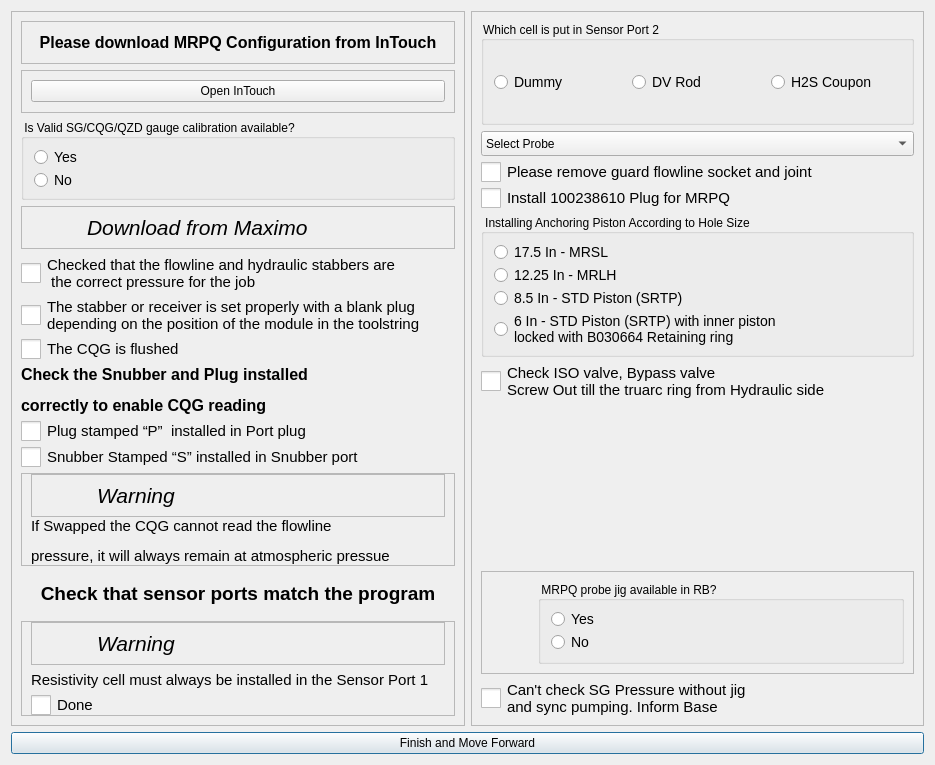
<?xml version="1.0" encoding="UTF-8"?>
<ui version="4.0">
 <class>Dialog</class>
 <widget class="QDialog" name="Dialog">
  <property name="geometry">
   <rect>
    <x>0</x>
    <y>0</y>
    <width>935</width>
    <height>765</height>
   </rect>
  </property>
  <property name="windowTitle">
   <string>Dialog</string>
  </property>
  <layout class="QGridLayout" name="gridLayout">
   <item row="1" column="0" colspan="2">
    <widget class="QPushButton" name="pushButton">
     <property name="text">
      <string>Finish and Move Forward</string>
     </property>
    </widget>
   </item>
   <item row="0" column="0">
    <widget class="QFrame" name="frame">
     <property name="frameShape">
      <enum>QFrame::Shape::StyledPanel</enum>
     </property>
     <property name="frameShadow">
      <enum>QFrame::Shadow::Raised</enum>
     </property>
     <layout class="QVBoxLayout" name="verticalLayout_2">
      <item>
       <widget class="QFrame" name="frame_2">
        <property name="frameShape">
         <enum>QFrame::Shape::StyledPanel</enum>
        </property>
        <property name="frameShadow">
         <enum>QFrame::Shadow::Raised</enum>
        </property>
        <layout class="QVBoxLayout" name="verticalLayout_4">
         <item>
          <widget class="QLabel" name="label_2">
           <property name="text">
            <string>&lt;html&gt;&lt;head/&gt;&lt;body&gt;&lt;p align=&quot;center&quot;&gt;&lt;span style=&quot; font-size:12pt; font-weight:700;&quot;&gt;Please download MRPQ Configuration from InTouch&lt;/span&gt;&lt;/p&gt;&lt;/body&gt;&lt;/html&gt;</string>
           </property>
          </widget>
         </item>
        </layout>
       </widget>
      </item>
      <item>
       <widget class="QFrame" name="frame_5">
        <property name="frameShape">
         <enum>QFrame::Shape::StyledPanel</enum>
        </property>
        <property name="frameShadow">
         <enum>QFrame::Shadow::Raised</enum>
        </property>
        <layout class="QVBoxLayout" name="verticalLayout_3">
         <item>
          <widget class="QPushButton" name="pushButton_2">
           <property name="text">
            <string>Open InTouch</string>
           </property>
          </widget>
         </item>
        </layout>
       </widget>
      </item>
      <item>
       <widget class="QGroupBox" name="groupBox_1">
        <property name="minimumSize">
         <size>
          <width>280</width>
          <height>0</height>
         </size>
        </property>
        <property name="styleSheet">
         <string notr="true">QGroupBox::title {
    font-size: 16px;
}
</string>
        </property>
        <property name="title">
         <string>Is Valid SG/CQG/QZD gauge calibration available?</string>
        </property>
        <property name="checkable">
         <bool>false</bool>
        </property>
        <property name="checked">
         <bool>false</bool>
        </property>
        <layout class="QVBoxLayout" name="verticalLayout_11">
         <item>
          <widget class="QRadioButton" name="radioButton_1">
           <property name="styleSheet">
            <string notr="true">QRadioButton{
    font-size: 14px; /* Larger text */
}
QRadioButton::indicator {
    width: 15px; /* Larger checkbox square */
    height: 15px; /* Larger checkbox square */
}</string>
           </property>
           <property name="text">
            <string>Yes</string>
           </property>
          </widget>
         </item>
         <item>
          <widget class="QRadioButton" name="radioButton_2">
           <property name="styleSheet">
            <string notr="true">QRadioButton{
    font-size: 14px; /* Larger text */
}
QRadioButton::indicator {
    width: 15px; /* Larger checkbox square */
    height: 15px; /* Larger checkbox square */
}</string>
           </property>
           <property name="text">
            <string>No</string>
           </property>
          </widget>
         </item>
        </layout>
       </widget>
      </item>
      <item>
       <widget class="QFrame" name="frame_12">
        <property name="frameShape">
         <enum>QFrame::Shape::StyledPanel</enum>
        </property>
        <property name="frameShadow">
         <enum>QFrame::Shadow::Raised</enum>
        </property>
        <layout class="QHBoxLayout" name="horizontalLayout_7">
         <property name="spacing">
          <number>15</number>
         </property>
         <property name="topMargin">
          <number>0</number>
         </property>
         <property name="bottomMargin">
          <number>0</number>
         </property>
         <item>
          <widget class="QLabel" name="label_12">
           <property name="minimumSize">
            <size>
             <width>41</width>
             <height>41</height>
            </size>
           </property>
           <property name="maximumSize">
            <size>
             <width>41</width>
             <height>41</height>
            </size>
           </property>
           <property name="text">
            <string/>
           </property>
           <property name="pixmap">
            <pixmap resource="../../Images.qrc">:/Icons/Icons/risk-icon.png</pixmap>
           </property>
           <property name="scaledContents">
            <bool>true</bool>
           </property>
          </widget>
         </item>
         <item>
          <widget class="QLabel" name="label_13">
           <property name="text">
            <string>&lt;html&gt;&lt;head/&gt;&lt;body&gt;&lt;p&gt;&lt;span style=&quot; font-size:16pt; font-style:italic;&quot;&gt;Download from Maximo&lt;/span&gt;&lt;/p&gt;&lt;/body&gt;&lt;/html&gt;</string>
           </property>
          </widget>
         </item>
        </layout>
       </widget>
      </item>
      <item>
       <widget class="QCheckBox" name="checkBox_1">
        <property name="enabled">
         <bool>true</bool>
        </property>
        <property name="styleSheet">
         <string notr="true">QCheckBox {
    font-size: 15px; /* Larger text */
}
QCheckBox::indicator {
    width: 20px; /* Larger checkbox square */
    height: 20px; /* Larger checkbox square */
}</string>
        </property>
        <property name="text">
         <string>Checked that the flowline and hydraulic stabbers are 
 the correct pressure for the job</string>
        </property>
       </widget>
      </item>
      <item>
       <widget class="QCheckBox" name="checkBox_2">
        <property name="enabled">
         <bool>true</bool>
        </property>
        <property name="styleSheet">
         <string notr="true">QCheckBox {
    font-size: 15px; /* Larger text */
}
QCheckBox::indicator {
    width: 20px; /* Larger checkbox square */
    height: 20px; /* Larger checkbox square */
}</string>
        </property>
        <property name="text">
         <string>The stabber or receiver is set properly with a blank plug
depending on the position of the module in the toolstring</string>
        </property>
       </widget>
      </item>
      <item>
       <widget class="QCheckBox" name="checkBox_3">
        <property name="enabled">
         <bool>true</bool>
        </property>
        <property name="styleSheet">
         <string notr="true">QCheckBox {
    font-size: 15px; /* Larger text */
}
QCheckBox::indicator {
    width: 20px; /* Larger checkbox square */
    height: 20px; /* Larger checkbox square */
}</string>
        </property>
        <property name="text">
         <string>The CQG is flushed</string>
        </property>
       </widget>
      </item>
      <item>
       <widget class="QLabel" name="label_3">
        <property name="text">
         <string>&lt;html&gt;&lt;head/&gt;&lt;body&gt;&lt;p&gt;&lt;span style=&quot; font-size:12pt; font-weight:700;&quot;&gt;Check the Snubber and Plug installed &lt;/span&gt;&lt;/p&gt;&lt;p&gt;&lt;span style=&quot; font-size:12pt; font-weight:700;&quot;&gt;correctly to enable CQG reading&lt;/span&gt;&lt;/p&gt;&lt;/body&gt;&lt;/html&gt;</string>
        </property>
       </widget>
      </item>
      <item>
       <widget class="QCheckBox" name="checkBox_4">
        <property name="enabled">
         <bool>true</bool>
        </property>
        <property name="styleSheet">
         <string notr="true">QCheckBox {
    font-size: 15px; /* Larger text */
}
QCheckBox::indicator {
    width: 20px; /* Larger checkbox square */
    height: 20px; /* Larger checkbox square */
}</string>
        </property>
        <property name="text">
         <string>Plug stamped “P”  installed in Port plug</string>
        </property>
       </widget>
      </item>
      <item>
       <widget class="QCheckBox" name="checkBox_5">
        <property name="enabled">
         <bool>true</bool>
        </property>
        <property name="styleSheet">
         <string notr="true">QCheckBox {
    font-size: 15px; /* Larger text */
}
QCheckBox::indicator {
    width: 20px; /* Larger checkbox square */
    height: 20px; /* Larger checkbox square */
}</string>
        </property>
        <property name="text">
         <string>Snubber Stamped “S” installed in Snubber port</string>
        </property>
       </widget>
      </item>
      <item>
       <widget class="QFrame" name="frame_3">
        <property name="frameShape">
         <enum>QFrame::Shape::StyledPanel</enum>
        </property>
        <property name="frameShadow">
         <enum>QFrame::Shadow::Raised</enum>
        </property>
        <layout class="QVBoxLayout" name="verticalLayout" stretch="0,0">
         <property name="spacing">
          <number>0</number>
         </property>
         <property name="topMargin">
          <number>0</number>
         </property>
         <property name="bottomMargin">
          <number>0</number>
         </property>
         <item>
          <widget class="QFrame" name="frame_6">
           <property name="frameShape">
            <enum>QFrame::Shape::StyledPanel</enum>
           </property>
           <property name="frameShadow">
            <enum>QFrame::Shadow::Raised</enum>
           </property>
           <layout class="QHBoxLayout" name="horizontalLayout_4">
            <property name="spacing">
             <number>15</number>
            </property>
            <property name="topMargin">
             <number>0</number>
            </property>
            <property name="bottomMargin">
             <number>0</number>
            </property>
            <item>
             <widget class="QLabel" name="label_4">
              <property name="minimumSize">
               <size>
                <width>41</width>
                <height>41</height>
               </size>
              </property>
              <property name="maximumSize">
               <size>
                <width>41</width>
                <height>41</height>
               </size>
              </property>
              <property name="text">
               <string/>
              </property>
              <property name="pixmap">
               <pixmap resource="../../Images.qrc">:/Icons/Icons/risk-icon.png</pixmap>
              </property>
              <property name="scaledContents">
               <bool>true</bool>
              </property>
             </widget>
            </item>
            <item>
             <widget class="QLabel" name="label_5">
              <property name="text">
               <string>&lt;html&gt;&lt;head/&gt;&lt;body&gt;&lt;p&gt;&lt;span style=&quot; font-size:16pt; font-style:italic;&quot;&gt;Warning&lt;/span&gt;&lt;/p&gt;&lt;/body&gt;&lt;/html&gt;</string>
              </property>
             </widget>
            </item>
           </layout>
          </widget>
         </item>
         <item>
          <widget class="QLabel" name="label">
           <property name="text">
            <string>&lt;html&gt;&lt;head/&gt;&lt;body&gt;&lt;p&gt;&lt;span style=&quot; font-size:11pt;&quot;&gt;If Swapped the CQG cannot read the flowline &lt;/span&gt;&lt;/p&gt;&lt;p&gt;&lt;span style=&quot; font-size:11pt;&quot;&gt;pressure, it will always remain at atmospheric pressue&lt;/span&gt;&lt;/p&gt;&lt;/body&gt;&lt;/html&gt;</string>
           </property>
          </widget>
         </item>
        </layout>
       </widget>
      </item>
      <item>
       <widget class="QLabel" name="label_6">
        <property name="text">
         <string>&lt;html&gt;&lt;head/&gt;&lt;body&gt;&lt;p align=&quot;center&quot;&gt;&lt;span style=&quot; font-size:14pt; font-weight:700;&quot;&gt;Check that sensor ports match the program&lt;/span&gt;&lt;/p&gt;&lt;/body&gt;&lt;/html&gt;</string>
        </property>
       </widget>
      </item>
      <item>
       <widget class="QFrame" name="frame_4">
        <property name="frameShape">
         <enum>QFrame::Shape::StyledPanel</enum>
        </property>
        <property name="frameShadow">
         <enum>QFrame::Shadow::Raised</enum>
        </property>
        <layout class="QVBoxLayout" name="verticalLayout_5" stretch="0,0,0">
         <property name="spacing">
          <number>6</number>
         </property>
         <property name="topMargin">
          <number>0</number>
         </property>
         <property name="bottomMargin">
          <number>0</number>
         </property>
         <item>
          <widget class="QFrame" name="frame_7">
           <property name="frameShape">
            <enum>QFrame::Shape::StyledPanel</enum>
           </property>
           <property name="frameShadow">
            <enum>QFrame::Shadow::Raised</enum>
           </property>
           <layout class="QHBoxLayout" name="horizontalLayout_5">
            <property name="spacing">
             <number>15</number>
            </property>
            <property name="topMargin">
             <number>0</number>
            </property>
            <property name="bottomMargin">
             <number>0</number>
            </property>
            <item>
             <widget class="QLabel" name="label_7">
              <property name="minimumSize">
               <size>
                <width>41</width>
                <height>41</height>
               </size>
              </property>
              <property name="maximumSize">
               <size>
                <width>41</width>
                <height>41</height>
               </size>
              </property>
              <property name="text">
               <string/>
              </property>
              <property name="pixmap">
               <pixmap resource="../../Images.qrc">:/Icons/Icons/risk-icon.png</pixmap>
              </property>
              <property name="scaledContents">
               <bool>true</bool>
              </property>
             </widget>
            </item>
            <item>
             <widget class="QLabel" name="label_8">
              <property name="text">
               <string>&lt;html&gt;&lt;head/&gt;&lt;body&gt;&lt;p&gt;&lt;span style=&quot; font-size:16pt; font-style:italic;&quot;&gt;Warning&lt;/span&gt;&lt;/p&gt;&lt;/body&gt;&lt;/html&gt;</string>
              </property>
             </widget>
            </item>
           </layout>
          </widget>
         </item>
         <item>
          <widget class="QLabel" name="label_9">
           <property name="text">
            <string>&lt;html&gt;&lt;head/&gt;&lt;body&gt;&lt;p&gt;&lt;span style=&quot; font-size:11pt;&quot;&gt;Resistivity cell must always be installed in the Sensor Port 1&lt;/span&gt;&lt;/p&gt;&lt;/body&gt;&lt;/html&gt;</string>
           </property>
          </widget>
         </item>
         <item>
          <widget class="QCheckBox" name="checkBox_6">
           <property name="enabled">
            <bool>true</bool>
           </property>
           <property name="styleSheet">
            <string notr="true">QCheckBox {
    font-size: 15px; /* Larger text */
}
QCheckBox::indicator {
    width: 20px; /* Larger checkbox square */
    height: 20px; /* Larger checkbox square */
}</string>
           </property>
           <property name="text">
            <string>Done</string>
           </property>
          </widget>
         </item>
        </layout>
       </widget>
      </item>
     </layout>
    </widget>
   </item>
   <item row="0" column="1">
    <widget class="QFrame" name="frame_8">
     <property name="frameShape">
      <enum>QFrame::Shape::StyledPanel</enum>
     </property>
     <property name="frameShadow">
      <enum>QFrame::Shadow::Raised</enum>
     </property>
     <layout class="QVBoxLayout" name="verticalLayout_6">
      <item>
       <widget class="QGroupBox" name="groupBox_2">
        <property name="minimumSize">
         <size>
          <width>280</width>
          <height>0</height>
         </size>
        </property>
        <property name="styleSheet">
         <string notr="true">QGroupBox::title {
    font-size: 16px;
}
</string>
        </property>
        <property name="title">
         <string>Which cell is put in Sensor Port 2</string>
        </property>
        <property name="checkable">
         <bool>false</bool>
        </property>
        <property name="checked">
         <bool>false</bool>
        </property>
        <layout class="QHBoxLayout" name="horizontalLayout_2">
         <item>
          <widget class="QRadioButton" name="radioButton_3">
           <property name="styleSheet">
            <string notr="true">QRadioButton{
    font-size: 14px; /* Larger text */
}
QRadioButton::indicator {
    width: 15px; /* Larger checkbox square */
    height: 15px; /* Larger checkbox square */
}</string>
           </property>
           <property name="text">
            <string>Dummy</string>
           </property>
          </widget>
         </item>
         <item>
          <widget class="QRadioButton" name="radioButton_4">
           <property name="styleSheet">
            <string notr="true">QRadioButton{
    font-size: 14px; /* Larger text */
}
QRadioButton::indicator {
    width: 15px; /* Larger checkbox square */
    height: 15px; /* Larger checkbox square */
}</string>
           </property>
           <property name="text">
            <string>DV Rod</string>
           </property>
          </widget>
         </item>
         <item>
          <widget class="QRadioButton" name="radioButton_5">
           <property name="styleSheet">
            <string notr="true">QRadioButton{
    font-size: 14px; /* Larger text */
}
QRadioButton::indicator {
    width: 15px; /* Larger checkbox square */
    height: 15px; /* Larger checkbox square */
}</string>
           </property>
           <property name="text">
            <string>H2S Coupon</string>
           </property>
          </widget>
         </item>
        </layout>
       </widget>
      </item>
      <item>
       <widget class="QComboBox" name="comboBox">
        <property name="minimumSize">
         <size>
          <width>100</width>
          <height>25</height>
         </size>
        </property>
        <property name="maximumSize">
         <size>
          <width>10000000</width>
          <height>25</height>
         </size>
        </property>
        <item>
         <property name="text">
          <string>Select Probe</string>
         </property>
        </item>
        <item>
         <property name="text">
          <string>MPMP</string>
         </property>
        </item>
        <item>
         <property name="text">
          <string>MPEP</string>
         </property>
        </item>
        <item>
         <property name="text">
          <string>MRLD</string>
         </property>
        </item>
        <item>
         <property name="text">
          <string>MRSD</string>
         </property>
        </item>
       </widget>
      </item>
      <item>
       <widget class="QCheckBox" name="checkBox_8">
        <property name="enabled">
         <bool>true</bool>
        </property>
        <property name="styleSheet">
         <string notr="true">QCheckBox {
    font-size: 15px; /* Larger text */
}
QCheckBox::indicator {
    width: 20px; /* Larger checkbox square */
    height: 20px; /* Larger checkbox square */
}</string>
        </property>
        <property name="text">
         <string>Please remove guard flowline socket and joint</string>
        </property>
       </widget>
      </item>
      <item>
       <widget class="QCheckBox" name="checkBox_7">
        <property name="enabled">
         <bool>true</bool>
        </property>
        <property name="styleSheet">
         <string notr="true">QCheckBox {
    font-size: 15px; /* Larger text */
}
QCheckBox::indicator {
    width: 20px; /* Larger checkbox square */
    height: 20px; /* Larger checkbox square */
}</string>
        </property>
        <property name="text">
         <string>Install 100238610 Plug for MRPQ</string>
        </property>
       </widget>
      </item>
      <item>
       <widget class="QGroupBox" name="groupBox_3">
        <property name="minimumSize">
         <size>
          <width>280</width>
          <height>0</height>
         </size>
        </property>
        <property name="styleSheet">
         <string notr="true">QGroupBox::title {
    font-size: 16px;
}
</string>
        </property>
        <property name="title">
         <string>Installing Anchoring Piston According to Hole Size</string>
        </property>
        <property name="checkable">
         <bool>false</bool>
        </property>
        <property name="checked">
         <bool>false</bool>
        </property>
        <layout class="QVBoxLayout" name="verticalLayout_14">
         <item>
          <widget class="QRadioButton" name="radioButton_6">
           <property name="styleSheet">
            <string notr="true">QRadioButton{
    font-size: 14px; /* Larger text */
}
QRadioButton::indicator {
    width: 15px; /* Larger checkbox square */
    height: 15px; /* Larger checkbox square */
}</string>
           </property>
           <property name="text">
            <string>17.5 In - MRSL</string>
           </property>
          </widget>
         </item>
         <item>
          <widget class="QRadioButton" name="radioButton_7">
           <property name="styleSheet">
            <string notr="true">QRadioButton{
    font-size: 14px; /* Larger text */
}
QRadioButton::indicator {
    width: 15px; /* Larger checkbox square */
    height: 15px; /* Larger checkbox square */
}</string>
           </property>
           <property name="text">
            <string>12.25 In - MRLH</string>
           </property>
          </widget>
         </item>
         <item>
          <widget class="QRadioButton" name="radioButton_8">
           <property name="styleSheet">
            <string notr="true">QRadioButton{
    font-size: 14px; /* Larger text */
}
QRadioButton::indicator {
    width: 15px; /* Larger checkbox square */
    height: 15px; /* Larger checkbox square */
}</string>
           </property>
           <property name="text">
            <string>8.5 In - STD Piston (SRTP)</string>
           </property>
          </widget>
         </item>
         <item>
          <widget class="QRadioButton" name="radioButton_9">
           <property name="styleSheet">
            <string notr="true">QRadioButton{
    font-size: 14px; /* Larger text */
}
QRadioButton::indicator {
    width: 15px; /* Larger checkbox square */
    height: 15px; /* Larger checkbox square */
}</string>
           </property>
           <property name="text">
            <string>6 In - STD Piston (SRTP) with inner piston
locked with B030664 Retaining ring</string>
           </property>
          </widget>
         </item>
        </layout>
       </widget>
      </item>
      <item>
       <widget class="QCheckBox" name="checkBox_9">
        <property name="enabled">
         <bool>true</bool>
        </property>
        <property name="styleSheet">
         <string notr="true">QCheckBox {
    font-size: 15px; /* Larger text */
}
QCheckBox::indicator {
    width: 20px; /* Larger checkbox square */
    height: 20px; /* Larger checkbox square */
}</string>
        </property>
        <property name="text">
         <string>Check ISO valve, Bypass valve
Screw Out till the truarc ring from Hydraulic side</string>
        </property>
       </widget>
      </item>
      <item alignment="Qt::AlignmentFlag::AlignHCenter">
       <widget class="QLabel" name="label_10">
        <property name="minimumSize">
         <size>
          <width>330</width>
          <height>160</height>
         </size>
        </property>
        <property name="maximumSize">
         <size>
          <width>330</width>
          <height>160</height>
         </size>
        </property>
        <property name="text">
         <string/>
        </property>
        <property name="pixmap">
         <pixmap resource="../../Images.qrc">:/Icons/Icons/Img_21.png</pixmap>
        </property>
        <property name="scaledContents">
         <bool>true</bool>
        </property>
       </widget>
      </item>
      <item>
       <widget class="QFrame" name="frame_9">
        <property name="frameShape">
         <enum>QFrame::Shape::StyledPanel</enum>
        </property>
        <property name="frameShadow">
         <enum>QFrame::Shadow::Raised</enum>
        </property>
        <layout class="QHBoxLayout" name="horizontalLayout">
         <item>
          <widget class="QLabel" name="label_14">
           <property name="minimumSize">
            <size>
             <width>41</width>
             <height>41</height>
            </size>
           </property>
           <property name="maximumSize">
            <size>
             <width>41</width>
             <height>41</height>
            </size>
           </property>
           <property name="text">
            <string/>
           </property>
           <property name="pixmap">
            <pixmap resource="../../Images.qrc">:/Icons/Icons/risk-icon.png</pixmap>
           </property>
           <property name="scaledContents">
            <bool>true</bool>
           </property>
          </widget>
         </item>
         <item>
          <widget class="QGroupBox" name="groupBox_4">
           <property name="minimumSize">
            <size>
             <width>230</width>
             <height>0</height>
            </size>
           </property>
           <property name="styleSheet">
            <string notr="true">QGroupBox::title {
    font-size: 16px;
}
</string>
           </property>
           <property name="title">
            <string>MRPQ probe jig available in RB?</string>
           </property>
           <property name="checkable">
            <bool>false</bool>
           </property>
           <property name="checked">
            <bool>false</bool>
           </property>
           <layout class="QVBoxLayout" name="verticalLayout_13">
            <item>
             <widget class="QRadioButton" name="radioButton_10">
              <property name="styleSheet">
               <string notr="true">QRadioButton{
    font-size: 14px; /* Larger text */
}
QRadioButton::indicator {
    width: 15px; /* Larger checkbox square */
    height: 15px; /* Larger checkbox square */
}</string>
              </property>
              <property name="text">
               <string>Yes</string>
              </property>
             </widget>
            </item>
            <item>
             <widget class="QRadioButton" name="radioButton_11">
              <property name="styleSheet">
               <string notr="true">QRadioButton{
    font-size: 14px; /* Larger text */
}
QRadioButton::indicator {
    width: 15px; /* Larger checkbox square */
    height: 15px; /* Larger checkbox square */
}</string>
              </property>
              <property name="text">
               <string>No</string>
              </property>
             </widget>
            </item>
           </layout>
          </widget>
         </item>
        </layout>
       </widget>
      </item>
      <item>
       <widget class="QCheckBox" name="checkBox_10">
        <property name="enabled">
         <bool>true</bool>
        </property>
        <property name="styleSheet">
         <string notr="true">QCheckBox {
    font-size: 15px; /* Larger text */
}
QCheckBox::indicator {
    width: 20px; /* Larger checkbox square */
    height: 20px; /* Larger checkbox square */
}</string>
        </property>
        <property name="text">
         <string>Can't check SG Pressure without jig 
and sync pumping. Inform Base</string>
        </property>
       </widget>
      </item>
     </layout>
    </widget>
   </item>
  </layout>
 </widget>
 <resources>
  <include location="../../Images.qrc"/>
  <include location="C:/Users/archi/AppData/Local/Programs/Python/Python313/Lib/Images.qrc"/>
 </resources>
 <connections/>
</ui>
